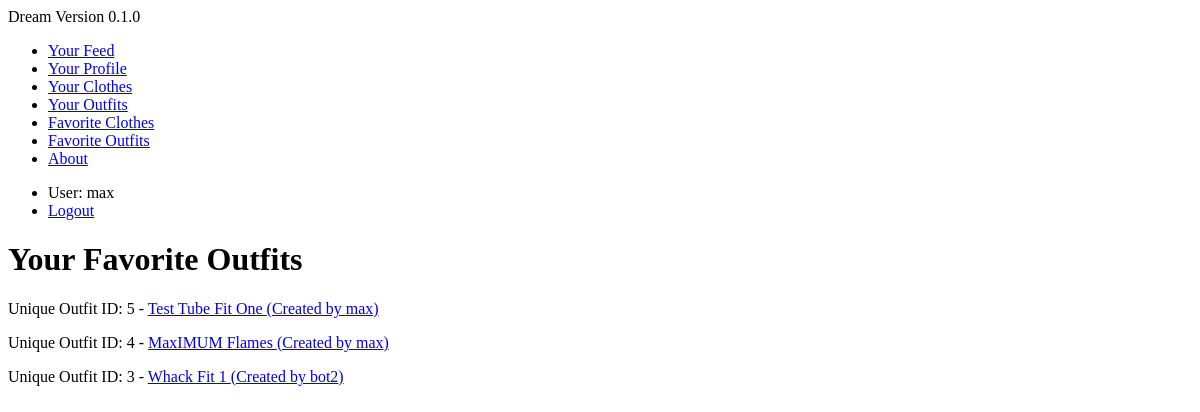
The page /clothing/favorite-outfits/ (signed in) on the database as committed earlier.
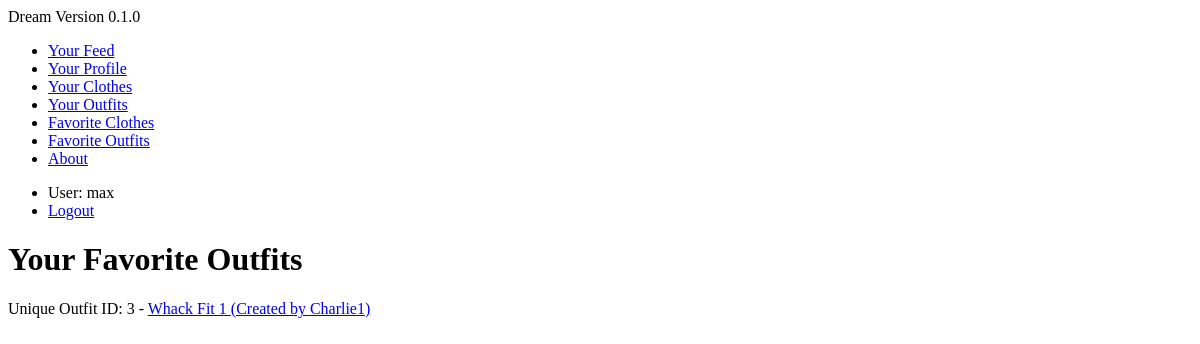
The same page on the database as committed later.
### clothing/models.py (models this page shows, shortened)
class Outfit(models.Model):
    title = models.CharField(max_length=120)
    top = models.ForeignKey('Article', on_delete=models.SET_NULL, related_name="outfit_top", null=True)
    bottom = models.ForeignKey('Article', on_delete=models.SET_NULL, related_name="outfit_bottom", null=True)
    shoes = models.ForeignKey('Article', on_delete=models.SET_NULL , related_name="outfit_shoes", null=True)
    creator = models.ForeignKey(User, on_delete=models.SET_NULL, null=True)
    creation_date = models.DateTimeField(auto_now_add=True)
    favorited = models.ManyToManyField(User, blank=True, related_name="outfit_favorited_by")
    def get_absolute_url(self):
        return reverse('clothing:outfit-detail', kwargs={"pk": self.pk})

### clothing/views.py (the view)
# urls.py: path('favorite-outfits/', FavoritedOutfitListView.as_view(), name='favorite-outfit-list'),
class FavoritedOutfitListView(ListView, LoginRequiredMixin):
    template_name = 'clothing/favorited_outfit_list.html'
    def get_queryset(self):
        return self.request.user.outfit_favorited_by.all()

### clothing/templates/clothing/favorited_outfit_list.html
{% extends 'base.html' %}
{% block content %}
<h1>Your Favorite Outfits</h1>
{% for instance in object_list %}
<p> Unique Outfit ID: {{ instance.id }} - <a href='{{ instance.get_absolute_url }}'>{{ instance.title }} (Created by {{ instance.creator }})</a>
{% endfor %}
{% endblock %}

Rows that differ between the two databases and show on the page:
no longer on this page (row edited): Outfit: id "5", title "Test Tube Fit One", creator "max"
no longer on this page (row edited): Outfit: id "4", title "MaxIMUM Flames", creator "max"
changed Outfit "Whack Fit 1": creator "bot2" → "Charlie1"
